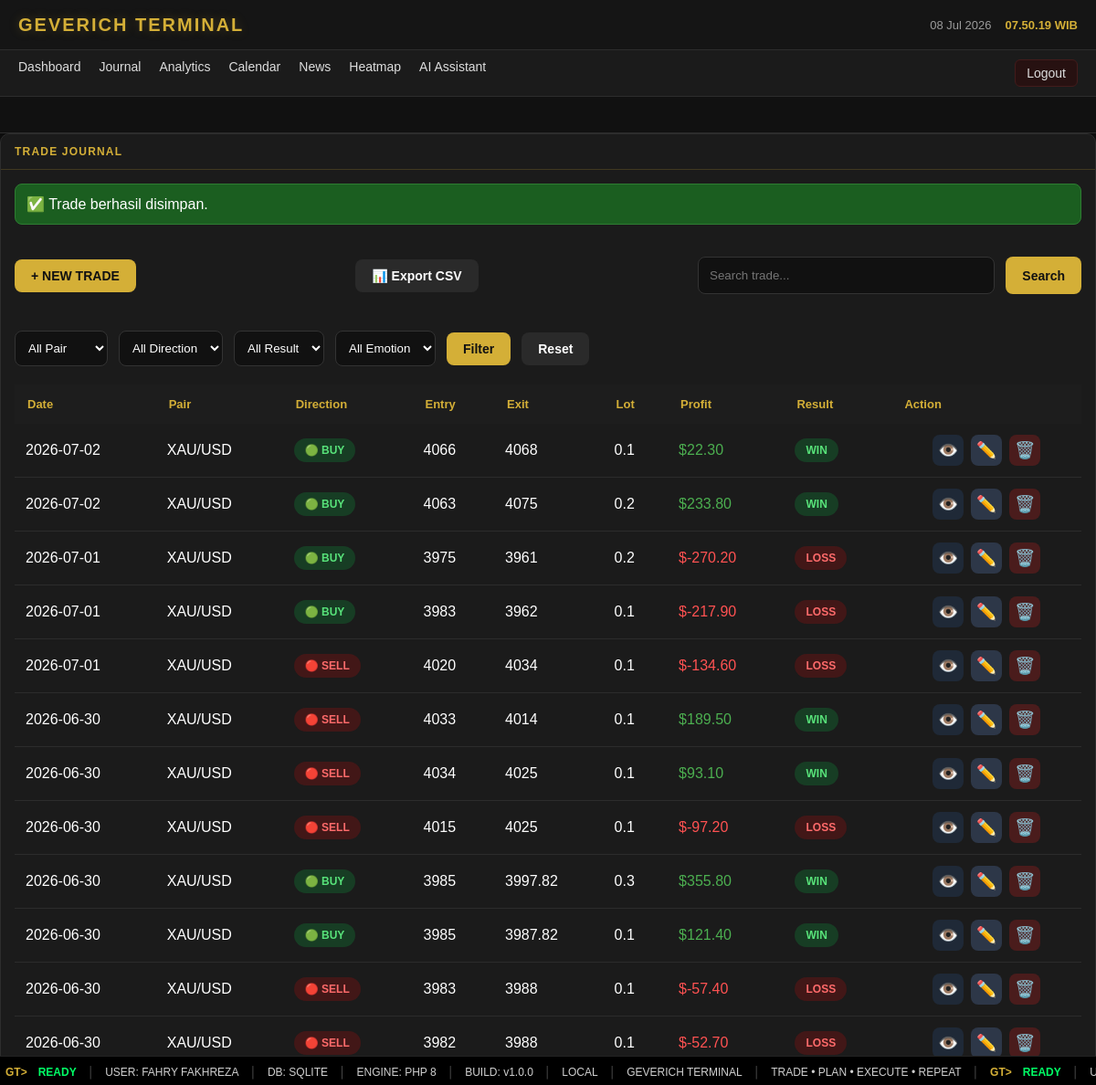
The page /?page=journal&success=1 (signed in) on the database as committed earlier.
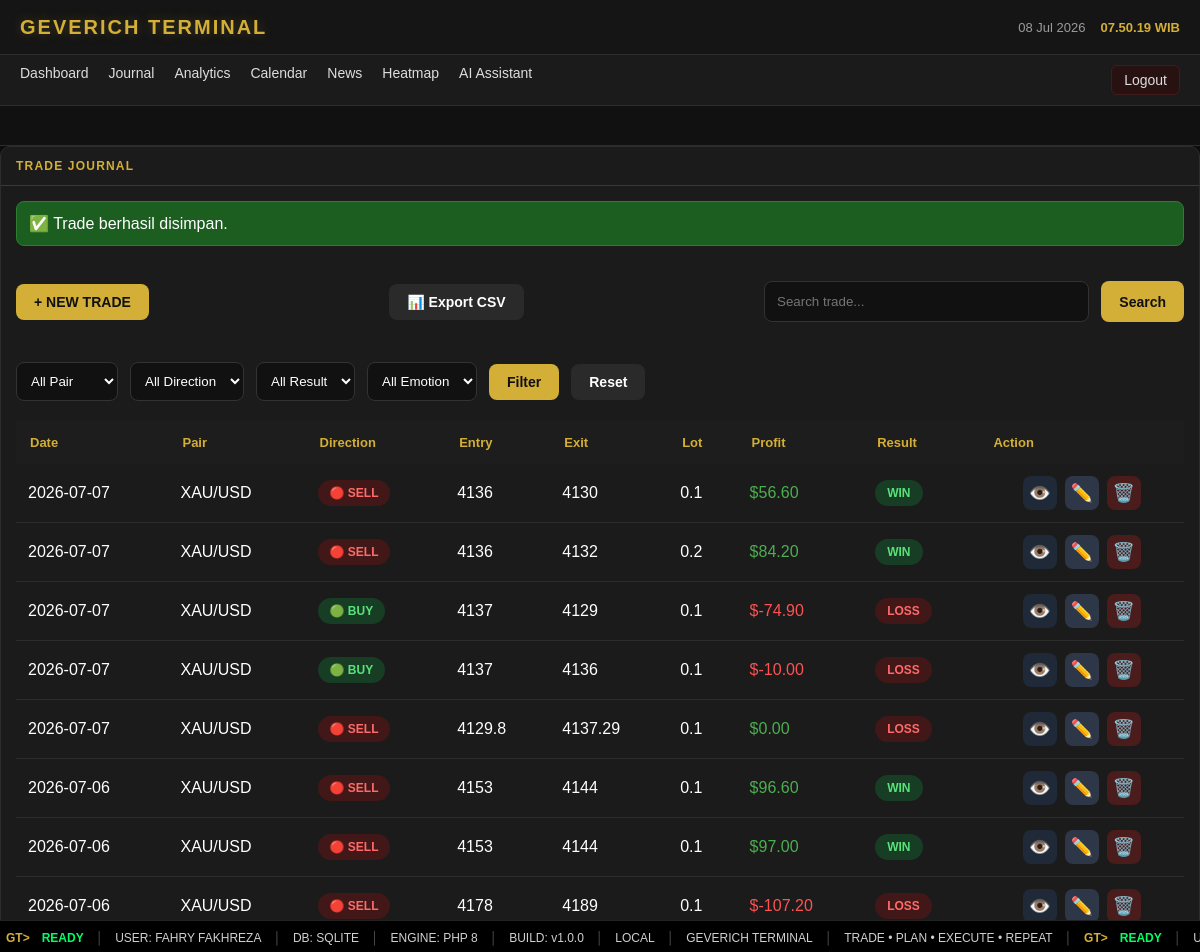
The same page on the database as committed later.
### tables this page shows
CREATE TABLE trades (

id INTEGER PRIMARY KEY AUTOINCREMENT,

tanggal TEXT NOT NULL,

pair TEXT NOT NULL,

direction TEXT NOT NULL,

entry_price REAL NOT NULL,

sl REAL,

tp REAL,

exit_price REAL,

lot REAL,

profit_usd REAL DEFAULT 0,

hasil TEXT,

emotion TEXT,

note TEXT,

created_at DATETIME DEFAULT CURRENT_TIMESTAMP

, user_id INTEGER DEFAULT 1, rr REAL DEFAULT 0, strategy TEXT);

### pages/journal.php (the view, shortened to what this page needs)
<?php
            $userId = $_SESSION['user_id'];
$db = getDB();
            $sql = "SELECT * FROM trades WHERE user_id = ?";
            $params = [$userId];
$sql .= " ORDER BY tanggal DESC, id DESC";
$stmt = $db->prepare($sql);
$stmt->execute($params);
$trades = $stmt->fetchAll();
?>
<div class="card">
    <div class="panel-title">
        TRADE JOURNAL
    </div>
    <div class="panel-content">
        <?php if(isset($_GET['success'])): ?>
            <div class="success-box">
                ✅ Trade berhasil disimpan.
            </div>
        <?php endif; ?>
<div class="journal-header">
    <a href="?page=journal-create" class="btn btn-primary">
        + NEW TRADE
    </a>
   <a href="pages/export-csv.php" class="btn btn-secondary">
📊 Export CSV
</a>
    <form method="GET" class="journal-search">
        <input
            type="text"
            name="search"
            placeholder="Search trade..."
            value="<?= htmlspecialchars($_GET['search'] ?? '') ?>"
        >
        <button class="btn btn-primary">
            Search
        </button>
    </form>
</div>
    <form method="GET" class="journal-filter">
    <select name="pair">
        <option value="">All Pair</option>
    </select>
    <select name="direction">
    <option value="">All Direction</option>
</select>
<select name="hasil">
    <option value="">All Result</option>
</select>
<select name="emotion">
    <option value="">All Emotion</option>
</select>
    <button class="btn btn-primary">
        Filter
    </button>
    <a href="?page=journal" class="btn btn-secondary">
        Reset
    </a>
</form>
        <table class="trade-table">
            <thead>
            <tr>
                <th>Date</th>
                <th>Pair</th>
                <th>Direction</th>
                <th>Entry</th>
                <th>Exit</th>
                <th>Lot</th>
                <th>Profit</th>
                <th>Result</th>
                <th>Action</th>
            </tr>
            </thead>
            <tbody>
            <?php foreach($trades as $trade): ?>
            <tr>
                <td><?= $trade['tanggal'] ?></td>
                <td><?= $trade['pair'] ?></td>
<td>
<?php if($trade['direction']=="BUY"): ?>
<span class="badge badge-buy">
🟢 BUY
</span>
<?php else: ?>
<span class="badge badge-sell">
🔴 SELL
</span>
<?php endif; ?>
</td>
                <td><?= $trade['entry_price'] ?></td>
                <td><?= $trade['exit_price'] ?></td>
                <td><?= $trade['lot'] ?></td>
<td>
<?php
$profit=(float)$trade['profit_usd'];
?>
<span style="color:<?= $profit>=0 ? '#4caf50' : '#ff5252' ?>">
$<?= number_format($profit,2) ?>
</span>
</td>
                <td>
<?php
$class="badge-be";
if($trade['hasil']=="WIN"){
    $class="badge-win";
}
if($trade['hasil']=="LOSS"){
    $class="badge-loss";
}
?>
<span class="badge <?= $class ?>">
<?= $trade['hasil'] ?>
</span>
</td>
<td>
<div class="action-group">
<a href="?page=trade-view&id=<?= $trade['id'] ?>" class="action-btn view">
👁️
</a>
<a href="?page=trade-edit&id=<?= $trade['id'] ?>" class="action-btn edit">
✏️
</a>
<a href="pages/delete-trade.php?id=<?= $trade['id'] ?>"
class="action-btn delete"
onclick="return confirm('Yakin ingin menghapus trade ini?')">
🗑️
</a>
</div>
</td>
            </tr>
            <?php endforeach; ?>
            </tbody>
        </table>
    </div>
</div>

Rows that differ between the two databases and show on the page:
removed trades: tanggal "2026-07-02", pair "XAU/USD", direction "🟢 BUY", entry_price "4066", exit_price "4068", lot "0.1", profit_usd "22.30", hasil "WIN"
removed trades: tanggal "2026-07-02", pair "XAU/USD", direction "🟢 BUY", entry_price "4063", exit_price "4075", lot "0.2", profit_usd "233.80", hasil "WIN"
removed trades: tanggal "2026-07-01", pair "XAU/USD", direction "🟢 BUY", entry_price "3975", exit_price "3961", lot "0.2", profit_usd "-270.20", hasil "LOSS"
removed trades: tanggal "2026-07-01", pair "XAU/USD", direction "🟢 BUY", entry_price "3983", exit_price "3962", lot "0.1", profit_usd "-217.90", hasil "LOSS"
removed trades: tanggal "2026-07-01", pair "XAU/USD", direction "🔴 SELL", entry_price "4020", exit_price "4034", lot "0.1", profit_usd "-134.60", hasil "LOSS"
removed trades: tanggal "2026-06-30", pair "XAU/USD", direction "🔴 SELL", entry_price "4033", exit_price "4014", lot "0.1", profit_usd "189.50", hasil "WIN"
removed trades: tanggal "2026-06-30", pair "XAU/USD", direction "🔴 SELL", entry_price "4034", exit_price "4025", lot "0.1", profit_usd "93.10", hasil "WIN"
removed trades: tanggal "2026-06-30", pair "XAU/USD", direction "🔴 SELL", entry_price "4015", exit_price "4025", lot "0.1", profit_usd "-97.20", hasil "LOSS"
removed trades: tanggal "2026-06-30", pair "XAU/USD", direction "🟢 BUY", entry_price "3985", exit_price "3997.82", lot "0.3", profit_usd "355.80", hasil "WIN"
removed trades: tanggal "2026-06-30", pair "XAU/USD", direction "🟢 BUY", entry_price "3985", exit_price "3987.82", lot "0.1", profit_usd "121.40", hasil "WIN"
removed trades: tanggal "2026-06-30", pair "XAU/USD", direction "🔴 SELL", entry_price "3983", exit_price "3988", lot "0.1", profit_usd "-57.40", hasil "LOSS"
removed trades: tanggal "2026-06-30", pair "XAU/USD", direction "🔴 SELL", entry_price "3982", exit_price "3988", lot "0.1", profit_usd "-52.70", hasil "LOSS"
added trades: tanggal "2026-07-07", pair "XAU/USD", direction "🔴 SELL", entry_price "4136", exit_price "4130", lot "0.1", profit_usd "56.60", hasil "WIN"
added trades: tanggal "2026-07-07", pair "XAU/USD", direction "🔴 SELL", entry_price "4136", exit_price "4132", lot "0.2", profit_usd "84.20", hasil "WIN"
added trades: tanggal "2026-07-07", pair "XAU/USD", direction "🟢 BUY", entry_price "4137", exit_price "4129", lot "0.1", profit_usd "-74.90", hasil "LOSS"
added trades: tanggal "2026-07-07", pair "XAU/USD", direction "🟢 BUY", entry_price "4137", exit_price "4136", lot "0.1", profit_usd "-10.00", hasil "LOSS"
added trades: tanggal "2026-07-07", pair "XAU/USD", direction "🔴 SELL", entry_price "4129.8", exit_price "4137.29", lot "0.1", profit_usd "0.00", hasil "LOSS"
added trades: tanggal "2026-07-06", pair "XAU/USD", direction "🔴 SELL", entry_price "4153", exit_price "4144", lot "0.1", profit_usd "96.60", hasil "WIN"
added trades: tanggal "2026-07-06", pair "XAU/USD", direction "🔴 SELL", entry_price "4153", exit_price "4144", lot "0.1", profit_usd "97.00", hasil "WIN"
added trades: tanggal "2026-07-06", pair "XAU/USD", direction "🔴 SELL", entry_price "4178", exit_price "4189", lot "0.1", profit_usd "-107.20", hasil "LOSS"
